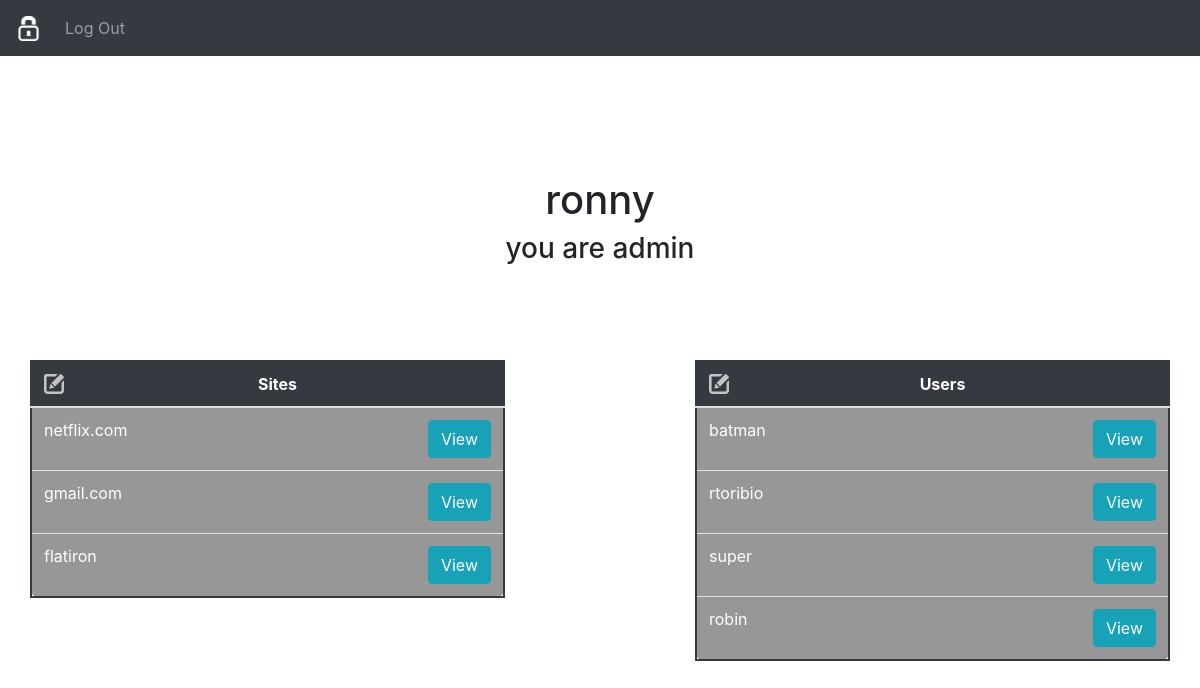
The app's page /admin/home (signed in) with its own data.
### home_password/models/user.py (models this page shows, shortened)
class User(db.Model, UserMixin):
  id = db.Column(db.Integer, primary_key=True)
  username = db.Column(db.String(80), unique=True, nullable=False)
  password = db.Column(db.String(120), unique=False, nullable=False)
  is_admin = db.Column(db.Boolean, unique=False, default=False)
  sites = db.relationship('Site', secondary=sites, lazy='subquery',
        backref=db.backref('users', lazy=True))

### home_password/models/site.py (models this page shows, shortened)
class Site(db.Model):
  id = db.Column(db.Integer, primary_key=True)
  name = db.Column(db.String(80), unique=False, nullable=False)
  password = db.Column(db.String(120), unique=False, nullable=False)

### home_password/blueprints/admin/routes.py (the view)
@admin.route('/admin/home', methods=["GET","POST"])
@login_required
@admin_only
def home():
  users = [user for user in User.query.all() if user != current_user]
  return render_template('users/admin/home.html', sites=Site.query.all(), users=users)

### home_password/blueprints/utils.py (called while the page is built)
def admin_only(f):
    @wraps(f)
    def decorated_view(*args, **kwargs):
        if not current_user.is_admin:
            return redirect(url_for('users.home'))
        return f(*args, **kwargs)
    return decorated_view

### home_password/models/user.py (called while the page is built)
@login_manager.user_loader
def load_user(user_id):
    return User.query.get(int(user_id))

### home_password/templates/users/admin/home.html
{% extends "layout.html" %}
{% block content %}
  <div class="container hp-user">
    <div class="row justify-content-lg-center">
      <div class="col-lg-6">
        <h1>{{current_user.username}}</h1>
        <h3>you are admin</h3>
      </div>
    </div>
  </div>
  <div class="container">
    <div class="row justify-content-between">
      <div class="col-lg-5 hp-lists">
        <table class="table hp-table">
          <thead>
            <th>Sites <a href="/sites/new"><img id="new_btn" src="/static/images/grey_pencil.png" alt=""></a></th>
          </thead>
          <tbody>
            {% for site in sites: %}
              <tr>
                <td>{{site.name}}
                  <a href="/sites/edit/{{site.id}}"><button class="btn btn-info edit-btn">View</button></a>
                </td>
              </tr>
            {% endfor %}
          </tbody>
        </table>
      </div>
      <div class="col-lg-5 hp-lists">
        <table class="table hp-table">
          <thead>
            <th>Users <a href="/admin/users/new"><img id="new_btn" src="/static/images/grey_pencil.png" alt=""></a></th>
          </thead>
          <tbody>
            {% for user in users: %}
              <tr>
                <td>{{user.username}}
                  <a href="/admin/users/edit/{{user.id}}"><button class="btn btn-info edit-btn">View</button></a>
                </td>
              </tr>
            {% endfor %}
          </tbody>
        </table>
      </div>
    </div>
  </div>
{% endblock %}

### home_password/static/main.css (style rules this page uses)
.hp-lists { display: block; text-align: center; margin-top: 50px; padding: 0px; }
.hp-user { margin-top: 10%; text-align: center; margin-bottom: 3%; }
thead { text-align: center; background-color: #343a40; color: white; }
.hp-table { border: 2px solid #343a40; margin-bottom: 0rem; background-color: rgb(151, 151, 151); border-radius: 10px; }
tbody { color: white; }
.edit-btn { float: right; }
#new_btn { width: 20px; float: left; }

### records on screen
User: username "ronny"
Site: name "netflix.com"
Site: name "gmail.com"
Site: name "flatiron"
User: username "batman"
User: username "rtoribio"
User: username "super"
User: username "robin"
